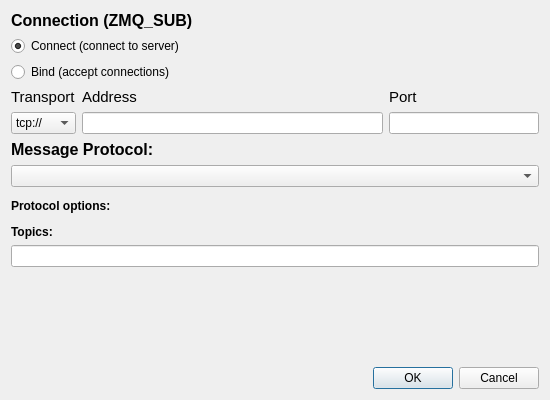
<?xml version="1.0" encoding="UTF-8"?>
<ui version="4.0">
 <class>DataStreamZMQ</class>
 <widget class="QDialog" name="DataStreamZMQ">
  <property name="geometry">
   <rect>
    <x>0</x>
    <y>0</y>
    <width>550</width>
    <height>400</height>
   </rect>
  </property>
  <property name="minimumSize">
   <size>
    <width>550</width>
    <height>400</height>
   </size>
  </property>
  <property name="windowTitle">
   <string>ZMQ Subscriber</string>
  </property>
  <layout class="QVBoxLayout" name="verticalLayout">
   <item>
    <widget class="QLabel" name="label">
     <property name="font">
      <font>
       <pointsize>12</pointsize>
       <bold>true</bold>
      </font>
     </property>
     <property name="text">
      <string>Connection (ZMQ_SUB)</string>
     </property>
    </widget>
   </item>
   <item>
    <widget class="QRadioButton" name="radioConnect">
     <property name="text">
      <string>Connect (connect to server)</string>
     </property>
     <property name="checked">
      <bool>true</bool>
     </property>
    </widget>
   </item>
   <item>
    <widget class="QRadioButton" name="radioBind">
     <property name="text">
      <string>Bind (accept connections)</string>
     </property>
    </widget>
   </item>
   <item>
    <layout class="QGridLayout" name="gridLayout" columnstretch="0,2,1">
     <item row="0" column="0">
      <widget class="QLabel" name="label_2">
       <property name="font">
        <font>
         <pointsize>11</pointsize>
         <bold>false</bold>
        </font>
       </property>
       <property name="text">
        <string>Transport</string>
       </property>
      </widget>
     </item>
     <item row="0" column="1">
      <widget class="QLabel" name="label_3">
       <property name="font">
        <font>
         <pointsize>11</pointsize>
         <bold>false</bold>
        </font>
       </property>
       <property name="text">
        <string>Address</string>
       </property>
      </widget>
     </item>
     <item row="0" column="2">
      <widget class="QLabel" name="label_4">
       <property name="font">
        <font>
         <pointsize>11</pointsize>
         <bold>false</bold>
        </font>
       </property>
       <property name="text">
        <string>Port</string>
       </property>
      </widget>
     </item>
     <item row="1" column="0">
      <widget class="QComboBox" name="comboBox">
       <item>
        <property name="text">
         <string>tcp://</string>
        </property>
       </item>
       <item>
        <property name="text">
         <string>ipc://</string>
        </property>
       </item>
       <item>
        <property name="text">
         <string>pgm://</string>
        </property>
       </item>
      </widget>
     </item>
     <item row="1" column="1">
      <widget class="LineEdit" name="lineEditAddress"/>
     </item>
     <item row="1" column="2">
      <widget class="LineEdit" name="lineEditPort"/>
     </item>
    </layout>
   </item>
   <item>
    <widget class="QLabel" name="label_6">
     <property name="font">
      <font>
       <pointsize>12</pointsize>
       <bold>true</bold>
      </font>
     </property>
     <property name="text">
      <string>Message Protocol:</string>
     </property>
    </widget>
   </item>
   <item>
    <widget class="QComboBox" name="comboBoxProtocol"/>
   </item>
   <item>
    <widget class="QWidget" name="boxOptions" native="true">
     <layout class="QVBoxLayout" name="layoutOptions">
      <property name="leftMargin">
       <number>0</number>
      </property>
      <property name="topMargin">
       <number>6</number>
      </property>
      <property name="rightMargin">
       <number>0</number>
      </property>
      <property name="bottomMargin">
       <number>6</number>
      </property>
      <item>
       <widget class="QLabel" name="label_5">
        <property name="font">
         <font>
          <bold>true</bold>
         </font>
        </property>
        <property name="text">
         <string>Protocol options:</string>
        </property>
       </widget>
      </item>
     </layout>
    </widget>
   </item>
   <item>
    <widget class="QLabel" name="label_7">
     <property name="font">
      <font>
       <bold>true</bold>
      </font>
     </property>
     <property name="text">
      <string>Topics:</string>
     </property>
    </widget>
   </item>
   <item>
    <widget class="LineEdit" name="lineEditTopics"/>
   </item>
   <item>
    <spacer name="verticalSpacer">
     <property name="orientation">
      <enum>Qt::Vertical</enum>
     </property>
     <property name="sizeHint" stdset="0">
      <size>
       <width>20</width>
       <height>76</height>
      </size>
     </property>
    </spacer>
   </item>
   <item>
    <widget class="QDialogButtonBox" name="buttonBox">
     <property name="orientation">
      <enum>Qt::Horizontal</enum>
     </property>
     <property name="standardButtons">
      <set>QDialogButtonBox::Cancel|QDialogButtonBox::Ok</set>
     </property>
    </widget>
   </item>
  </layout>
 </widget>
 <customwidgets>
  <customwidget>
   <class>LineEdit</class>
   <extends>QLineEdit</extends>
   <header>PlotJuggler/line_edit.h</header>
  </customwidget>
 </customwidgets>
 <resources/>
 <connections>
  <connection>
   <sender>buttonBox</sender>
   <signal>accepted()</signal>
   <receiver>DataStreamZMQ</receiver>
   <slot>accept()</slot>
   <hints>
    <hint type="sourcelabel">
     <x>248</x>
     <y>254</y>
    </hint>
    <hint type="destinationlabel">
     <x>157</x>
     <y>274</y>
    </hint>
   </hints>
  </connection>
  <connection>
   <sender>buttonBox</sender>
   <signal>rejected()</signal>
   <receiver>DataStreamZMQ</receiver>
   <slot>reject()</slot>
   <hints>
    <hint type="sourcelabel">
     <x>316</x>
     <y>260</y>
    </hint>
    <hint type="destinationlabel">
     <x>286</x>
     <y>274</y>
    </hint>
   </hints>
  </connection>
 </connections>
</ui>
